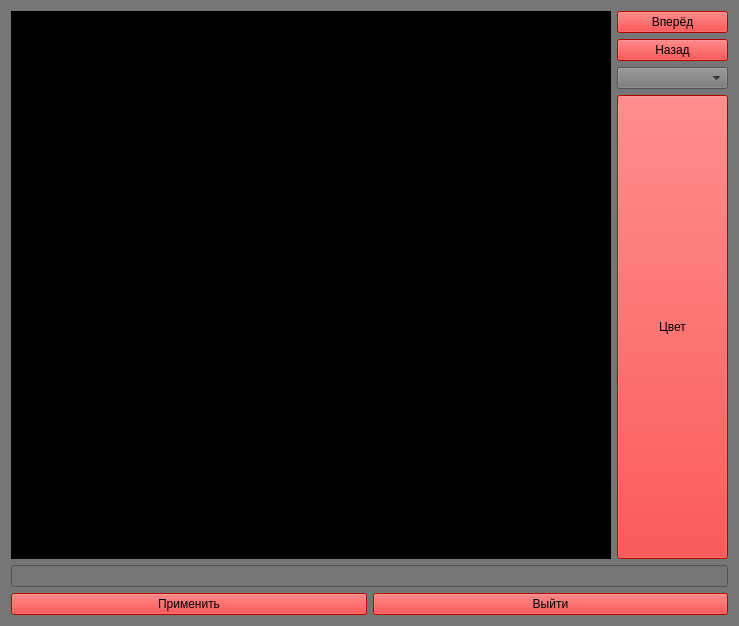
<?xml version="1.0" encoding="UTF-8"?>
<ui version="4.0">
 <class>Form</class>
 <widget class="QWidget" name="Form">
  <property name="geometry">
   <rect>
    <x>0</x>
    <y>0</y>
    <width>739</width>
    <height>626</height>
   </rect>
  </property>
  <property name="windowTitle">
   <string>Form</string>
  </property>
  <property name="styleSheet">
   <string notr="true">background: rgb(118, 118, 118)</string>
  </property>
  <layout class="QGridLayout" name="gridLayout">
   <item row="0" column="0">
    <layout class="QHBoxLayout" name="horizontalLayout_2">
     <item>
      <widget class="QLabel" name="furniture_plan">
       <property name="sizePolicy">
        <sizepolicy hsizetype="Fixed" vsizetype="Expanding">
         <horstretch>0</horstretch>
         <verstretch>0</verstretch>
        </sizepolicy>
       </property>
       <property name="minimumSize">
        <size>
         <width>600</width>
         <height>0</height>
        </size>
       </property>
       <property name="styleSheet">
        <string notr="true">background: rgb(0, 0, 0)</string>
       </property>
       <property name="text">
        <string/>
       </property>
      </widget>
     </item>
     <item>
      <layout class="QVBoxLayout" name="verticalLayout">
       <property name="sizeConstraint">
        <enum>QLayout::SetMinimumSize</enum>
       </property>
       <item>
        <widget class="QPushButton" name="rendo_button">
         <property name="styleSheet">
          <string notr="true">QPushButton {
  background: rgb(255, 0, 0);
}

QPushButton:pressed{
  background: rgb(38, 132, 255)
}</string>
         </property>
         <property name="text">
          <string>Вперёд</string>
         </property>
        </widget>
       </item>
       <item>
        <widget class="QPushButton" name="undo_button">
         <property name="styleSheet">
          <string notr="true">QPushButton {
  background: rgb(255, 0, 0);
}

QPushButton:pressed{
  background: rgb(38, 132, 255)
}</string>
         </property>
         <property name="text">
          <string>Назад</string>
         </property>
        </widget>
       </item>
       <item>
        <widget class="QComboBox" name="comboBox"/>
       </item>
       <item>
        <layout class="QVBoxLayout" name="verticalLayout_2">
         <item>
          <widget class="QPushButton" name="color_button">
           <property name="sizePolicy">
            <sizepolicy hsizetype="Minimum" vsizetype="Minimum">
             <horstretch>0</horstretch>
             <verstretch>0</verstretch>
            </sizepolicy>
           </property>
           <property name="styleSheet">
            <string notr="true">QPushButton {
  background: rgb(255, 0, 0);
}

QPushButton:pressed{
  background: rgb(38, 132, 255)
}</string>
           </property>
           <property name="text">
            <string>Цвет</string>
           </property>
          </widget>
         </item>
        </layout>
       </item>
      </layout>
     </item>
    </layout>
   </item>
   <item row="2" column="0">
    <layout class="QHBoxLayout" name="horizontalLayout">
     <item>
      <widget class="QPushButton" name="apply_button">
       <property name="styleSheet">
        <string notr="true">QPushButton {
  background: rgb(255, 0, 0);
}

QPushButton:pressed{
  background: rgb(255, 255, 0);
}</string>
       </property>
       <property name="text">
        <string>Применить</string>
       </property>
      </widget>
     </item>
     <item>
      <widget class="QPushButton" name="exit_button">
       <property name="styleSheet">
        <string notr="true">QPushButton {
  background: rgb(255, 0, 0);
}

QPushButton:pressed{
  background: rgb(255, 255, 0);
}</string>
       </property>
       <property name="text">
        <string>Выйти</string>
       </property>
      </widget>
     </item>
    </layout>
   </item>
   <item row="1" column="0">
    <widget class="QLineEdit" name="lineEdit">
     <property name="text">
      <string/>
     </property>
    </widget>
   </item>
  </layout>
 </widget>
 <resources/>
 <connections/>
</ui>
